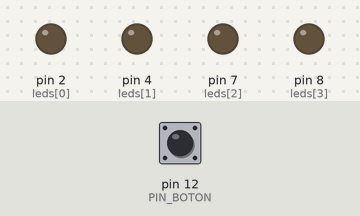
Simulated run of this sketch. Board: Arduino Uno, built with avr-gcc and run on an emulated ATmega328P. Parts: output pins drawn as LEDs (lit = HIGH). Inputs (shaded band) come from the test bench; at power-on: pin 12 (PIN_BOTON) HIGH.

Above: at 1.2 s.
1.3 s: pin 12 (PIN_BOTON) pulled LOW for 0.15 s
At 2.5 s:
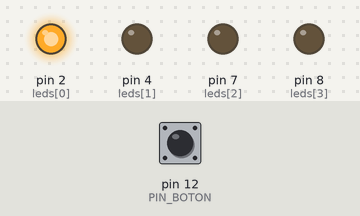
2.9 s: pin 12 (PIN_BOTON) pulled LOW for 1 s
At 3.9 s:
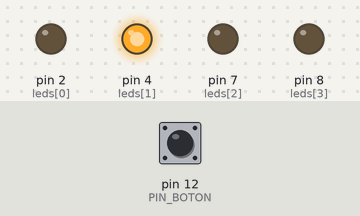
5.4 s: pin 12 (PIN_BOTON) pulled LOW for 0.15 s
At 5.8 s:
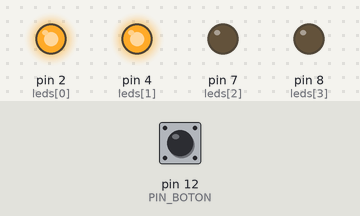
7.0 s: pin 12 (PIN_BOTON) pulled LOW for 3.2 s
At 8.3 s:
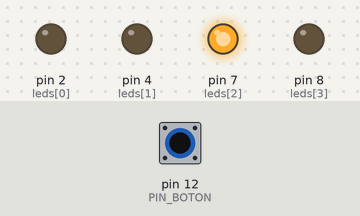
11.7 s: pin 12 (PIN_BOTON) pulled LOW for 0.15 s
At 12.9 s:
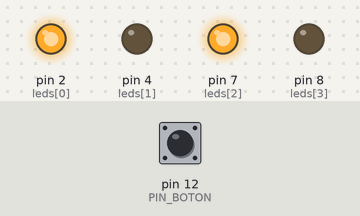
13.3 s: pin 12 (PIN_BOTON) pulled LOW for 1 s
At 14.3 s:
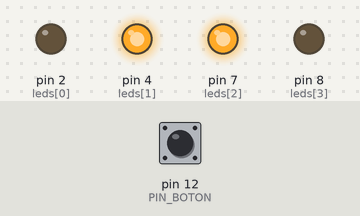
Timing chart, 0 to 16.3 s (numbered marks = the images above; inputs shaded):
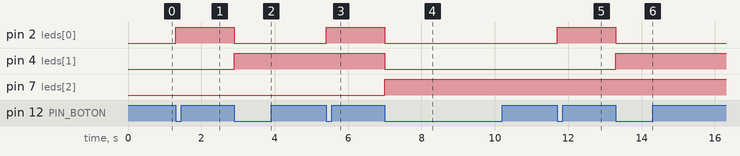

The sketch:

con_boton.ino
```cpp
const int leds[] = {2, 4, 7, 8};
const int TOTAL_LEDS = 4;
const int PIN_BOTON = 12;

int numero = 0;
int estadoBotonAnterior = HIGH;

void setup() {
  for (int i = 0; i < TOTAL_LEDS; i++) {
    pinMode(leds[i], OUTPUT);
    // Asegurar que los LEDs arranquen apagados (Estado inicial: 0)
    digitalWrite(leds[i], LOW);
  }
  pinMode(PIN_BOTON, INPUT_PULLUP);
}

void loop() {
  int estadoBotonActual = digitalRead(PIN_BOTON);

  // Detecta el momento exacto en que se presiona el botón
  if (estadoBotonAnterior == HIGH && estadoBotonActual == LOW) {

    // 1. Incrementar el número primero
    numero++;

    // 2. Reiniciar si pasa de 15
    if (numero > 15) {
      numero = 0;
    }

    // 3. Escribir el nuevo número en los LEDs usando operaciones bit a bit
    for (int bit = 0; bit < TOTAL_LEDS; bit++) {
      int estadoBit = (numero & (1 << bit)) ? HIGH : LOW;
      digitalWrite(leds[bit], estadoBit);
    }

    // 4. Pausa para evitar el rebote mecánico del botón (debounce)
    delay(50);
  }

  // Actualizar el estado del botón para el siguiente ciclo
  estadoBotonAnterior = estadoBotonActual;
}
```

Measured:
- after the input at 1.3 s, pin 2 (leds[0]): LOW → HIGH at once
- after the input at 2.9 s, pin 2 (leds[0]): HIGH → LOW at once; pin 4 (leds[1]): LOW → HIGH at once
- after the input at 5.4 s, pin 2 (leds[0]): LOW → HIGH at once
- after the input at 7.0 s, pin 2 (leds[0]), pin 4 (leds[1]): HIGH → LOW at once; pin 7 (leds[2]): LOW → HIGH at once
- after the input at 11.7 s, pin 2 (leds[0]): LOW → HIGH at once
- after the input at 13.3 s, pin 2 (leds[0]): HIGH → LOW at once; pin 4 (leds[1]): LOW → HIGH at once
